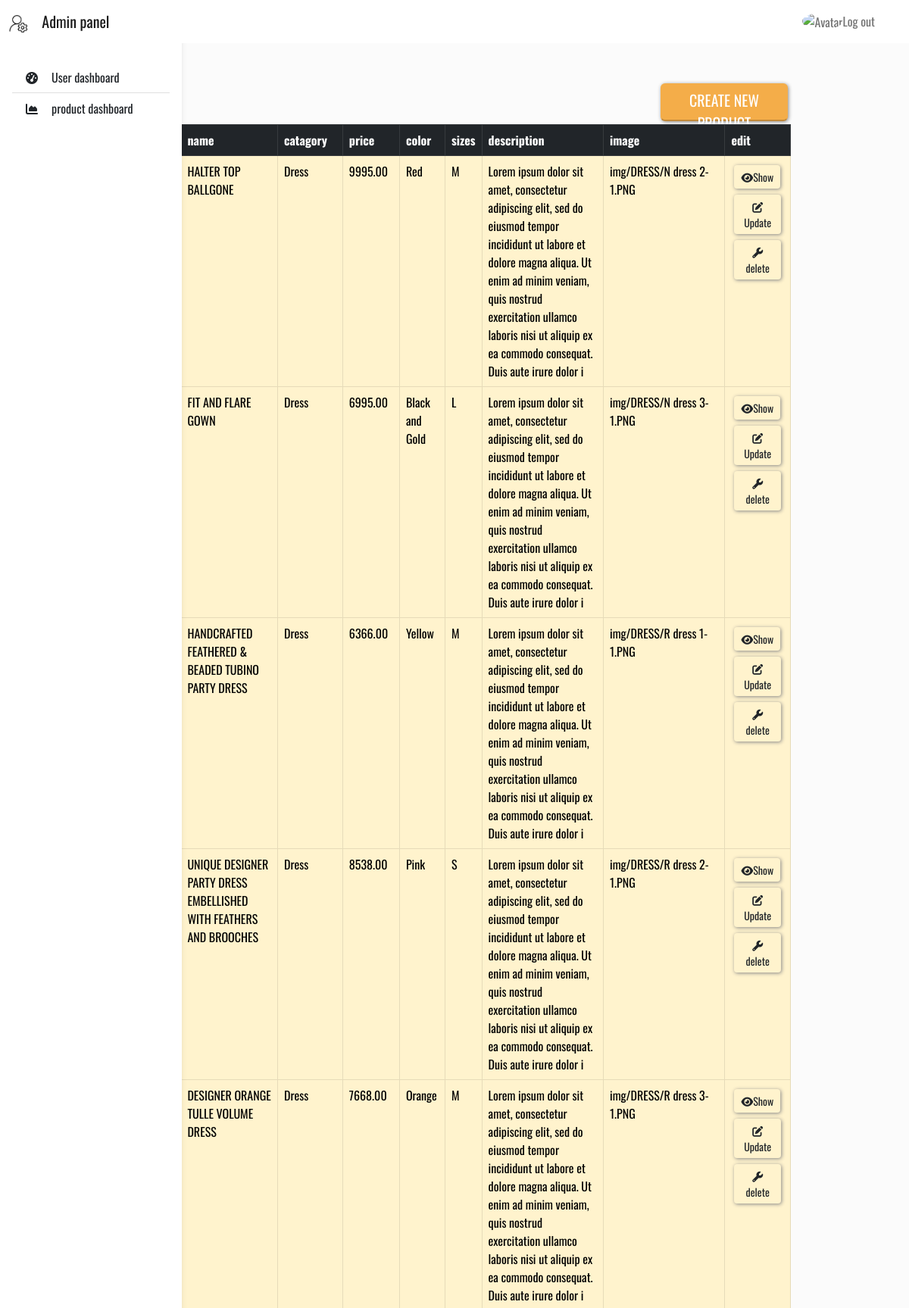
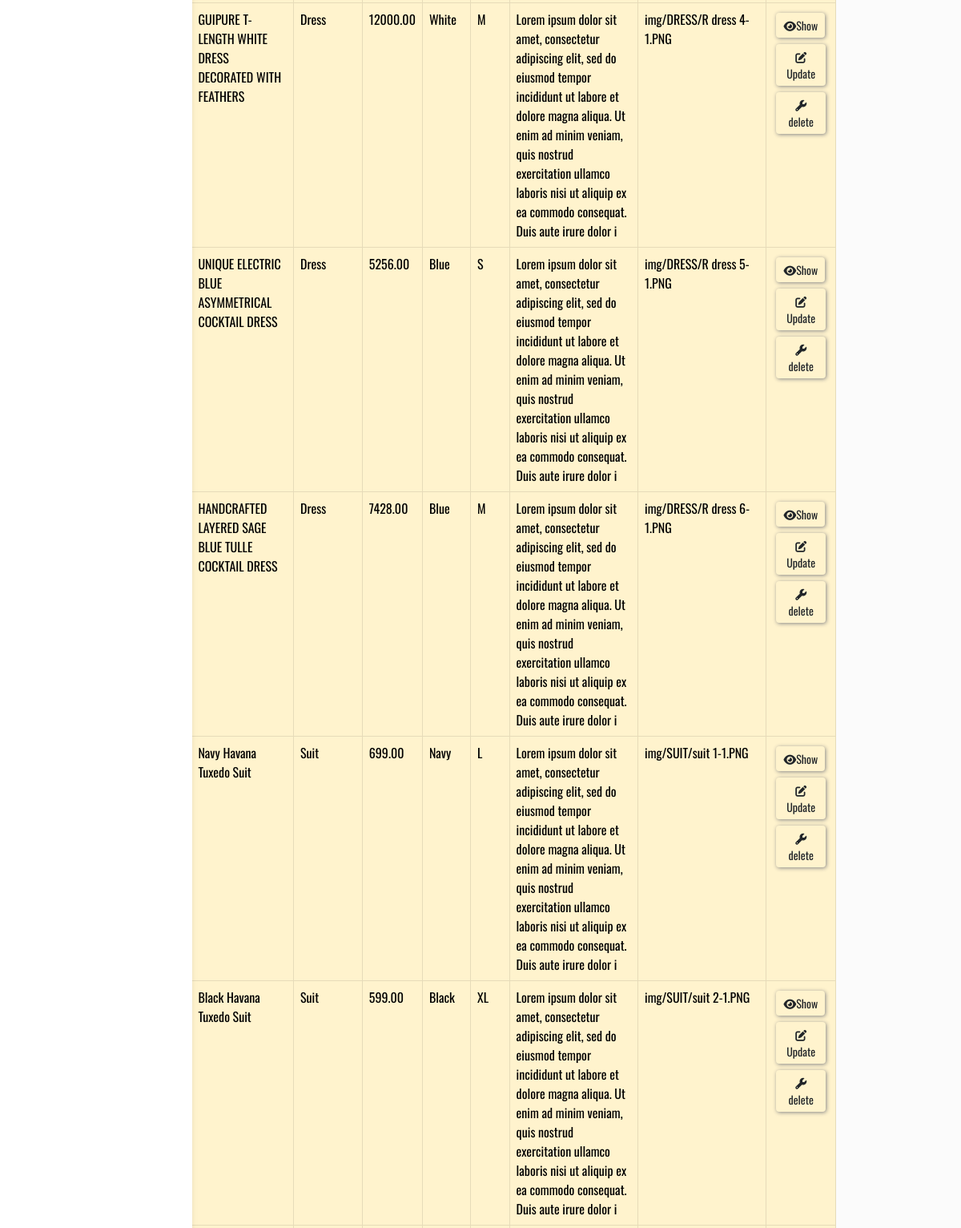
Screenshot of /admin_dashboard/product_dashboard.php (upper part) with the database file from the repository (2 pictures, top to bottom).
### tables this page shows
CREATE TABLE `products` (
  `product_id` int(11) NOT NULL,
  `product_image` varchar(255) NOT NULL,
  `product_name` varchar(255) NOT NULL,
  `product_category` varchar(255) NOT NULL,
  `product_price` float(110,2) NOT NULL,
  `product_quantity` int(100) NOT NULL,
  `product_color` varchar(255) NOT NULL,
  `product_size` enum('S','M','L','XL','39','40','41','42','43','') NOT NULL,
  `total_product_quantity` int(14) NOT NULL,
  `product_description` varchar(255) NOT NULL,
  `is_deleted` tinyint(4) NOT NULL,
  `created_at` timestamp NOT NULL DEFAULT current_timestamp(),
  `updated_at` timestamp NOT NULL DEFAULT current_timestamp()
);

### admin_dashboard/product_dashboard.php (the view, shortened to what this page needs)
<?php
include "../connection.php";
?>
<!DOCTYPE html>
<html lang="en">
<head>
<link href="https://cdn.jsdelivr.net/npm/bootstrap@5.2.0-beta1/dist/css/bootstrap.min.css" rel="stylesheet">
    <link rel="stylesheet" href="user_dashboard.css?v=<?php echo time(); ?>">
    <link rel="stylesheet" href="dashboard.css?v=<?php echo time(); ?>">
</head>
<body>
<header  >
            <nav id="sidebarMenu" class="collapse d-lg-block sidebar collapse bg-white">
              <div class="position-sticky">
                <div class="list-group list-group-flush mx-3 mt-4">
                  <a href="user_dashboard.php" class="list-group-item list-group-item-action py-2 ripple" aria-current="true">
                    <i class="fas fa-tachometer-alt fa-fw me-3"></i><span>User dashboard</span>
                  </a>
                  <a href="product_dashboard.php" class="list-group-item list-group-item-action py-2 ripple ">
                    <i class="fas fa-chart-area fa-fw me-3"></i><span>product dashboard</span>
                  </a>
                </div>
              </div>
            </nav>
            <nav id="main-navbar" class="navbar navbar-expand-lg navbar-light bg-white fixed-top">
              <div class="container-fluid">
                <a class="navbar-brand" href="dashboard.php">
                  <img height="25" alt="MDB Logo"
                    loading="lazy" />
                    &nbsp;&nbsp; Admin panel
                </a>
                <ul class="navbar-nav ms-auto d-flex flex-row">
                    <a class="nav-link avatar_logout hidden-arrow d-flex align-items-center" href="../loginPage/login.php"
                      id="navbarDropdownMenuLink" role="button"  aria-expanded="false">
                      <img src="https://icon-library.com/images/avatar-icon-images/avatar-icon-images-4.jpg" class="rounded-circle"
                        height="22" alt="Avatar" loading="lazy" />
                        Log out
                    </a>
              </div>
            </nav>
          </header>
          <main style="margin-top: 58px;">
            <div class="container pt-4"></div>
          </main>
  <br>
<div class="dbcontainer" >
<button type="button" class="btn btn-sunny  text-uppercase"><a class="a_button_create" href="product_create.php">create new product</a></button>
<table class="table container table-bordered table-dark">
  <thead>
    <tr>
      <th scope="col">id</th>
      <th scope="col">name</th>
      <th scope="col">catagory</th>
      <th scope="col">price</th>
      <th scope="col">color</th>
      <th scope="col">sizes</th>
      <th scope="col">description</th>
      <th scope="col">image</th>
      <th scope="col">edit</th>
    </tr>
  </thead>
  <tbody class="table-warning">
    <?php
    $stmt = $conn->query("SELECT * FROM products");
    while($product = $stmt->fetch_assoc())
    {
      if($product['is_deleted']== 0)
      {
        echo "<tr>
        <th scope='row'>$product[product_id]</th>
        <td>$product[product_name]</td>
        <td>$product[product_category]</td>
        <td>$product[product_price]</td>
        <td>$product[product_color]</td>
        <td>$product[product_size]</td>
        <td>$product[product_description]</td>
        <td>$product[product_image]</td>
        <td> ";
        echo '<a href="../singleProduct.php?id='. $product['product_id'] .'"<button  class="btn  btn-sm"><i class="fa-solid fa-eye"></i>Show</button></a>';
        echo '<a href="product_update.php?id='. $product['product_id'] .'"<button  class="btn  btn-sm"><i class="fa-solid fa-pen-to-square"></i>Update</button></a>';
        echo '<a href="product_delete.php?id='. $product['product_id'] .'"<button  class="btn  btn-sm"><i class="fa-solid fa-wrench"></i>delete</button></a>';
      echo "</tr>";
      }
    };
    ?>
  </tbody>
</table>
</body>
</html>

### admin_dashboard/user_dashboard.css (style rules this page uses)
.a_button_create { font-size: 20px; text-decoration: none; color: black; }
body { font-family: 'Oswald', sans-serif; display: flex; flex-direction: column; align-items: center; }
.avatar_logout { margin-right: 25px; }
.btn { margin: 4px; box-shadow: 1px 1px 5px #888888; }
.btn-sunny { height: 50px; width: 20%; color: #fff; background-color: #f4ad49; border-bottom:2px solid #c38a3a; }
.btn-sunny a { color:rgb(255, 255, 255); }

### admin_dashboard/dashboard.css (style rules this page uses)
body { background-color: #fbfbfb; }
@media (min-width: 991.98px) { main { padding-left: 240px; } }
.dbcontainer { width:70%; margin-left: 4%; display: flex; flex-direction: column; align-items:flex-end; }
.sidebar { position: fixed; top: 0; bottom: 0; left: 0; padding: 58px 0 0; box-shadow: 0 2px 5px 0 rgb(0 0 0 / 5%), 0 2px 10px 0 rgb(0 0 0 / 5%); width: 240px; z-index: 600; }

### rows the page displays
products: product_name "HALTER TOP BALLGONE", product_category "Dress", product_price "9995.00", product_color "Red", product_size "M", product_description "Lorem ipsum dolor sit amet, consectetur adipiscing elit, sed do eiusmod tempor incididunt ut labore et dolore magna aliqua. Ut enim ad minim veniam, quis nostrud exercitation ullamco laboris nisi ut aliquip ex ea commodo consequat. Duis aute irure dolor i", product_image "img/DRESS/N dress 2-1.PNG"
products: product_name "FIT AND FLARE GOWN", product_category "Dress", product_price "6995.00", product_color "Black and Gold", product_size "L", product_description "Lorem ipsum dolor sit amet, consectetur adipiscing elit, sed do eiusmod tempor incididunt ut labore et dolore magna aliqua. Ut enim ad minim veniam, quis nostrud exercitation ullamco laboris nisi ut aliquip ex ea commodo consequat. Duis aute irure dolor i", product_image "img/DRESS/N dress 3-1.PNG"
products: product_name "HANDCRAFTED FEATHERED & BEADED TUBINO PARTY DRESS", product_category "Dress", product_price "6366.00", product_color "Yellow", product_size "M", product_description "Lorem ipsum dolor sit amet, consectetur adipiscing elit, sed do eiusmod tempor incididunt ut labore et dolore magna aliqua. Ut enim ad minim veniam, quis nostrud exercitation ullamco laboris nisi ut aliquip ex ea commodo consequat. Duis aute irure dolor i", product_image "img/DRESS/R dress 1-1.PNG"
products: product_name "UNIQUE DESIGNER PARTY DRESS EMBELLISHED WITH FEATHERS AND BROOCHES", product_category "Dress", product_price "8538.00", product_color "Pink", product_size "S", product_description "Lorem ipsum dolor sit amet, consectetur adipiscing elit, sed do eiusmod tempor incididunt ut labore et dolore magna aliqua. Ut enim ad minim veniam, quis nostrud exercitation ullamco laboris nisi ut aliquip ex ea commodo consequat. Duis aute irure dolor i", product_image "img/DRESS/R dress 2-1.PNG"
products: product_name "DESIGNER ORANGE TULLE VOLUME DRESS", product_category "Dress", product_price "7668.00", product_color "Orange", product_size "M", product_description "Lorem ipsum dolor sit amet, consectetur adipiscing elit, sed do eiusmod tempor incididunt ut labore et dolore magna aliqua. Ut enim ad minim veniam, quis nostrud exercitation ullamco laboris nisi ut aliquip ex ea commodo consequat. Duis aute irure dolor i", product_image "img/DRESS/R dress 3-1.PNG"
products: product_name "GUIPURE T- LENGTH WHITE DRESS DECORATED WITH FEATHERS", product_category "Dress", product_price "12000.00", product_color "White", product_size "M", product_description "Lorem ipsum dolor sit amet, consectetur adipiscing elit, sed do eiusmod tempor incididunt ut labore et dolore magna aliqua. Ut enim ad minim veniam, quis nostrud exercitation ullamco laboris nisi ut aliquip ex ea commodo consequat. Duis aute irure dolor i", product_image "img/DRESS/R dress 4-1.PNG"
products: product_name "UNIQUE ELECTRIC BLUE ASYMMETRICAL COCKTAIL DRESS", product_category "Dress", product_price "5256.00", product_color "Blue", product_size "S", product_description "Lorem ipsum dolor sit amet, consectetur adipiscing elit, sed do eiusmod tempor incididunt ut labore et dolore magna aliqua. Ut enim ad minim veniam, quis nostrud exercitation ullamco laboris nisi ut aliquip ex ea commodo consequat. Duis aute irure dolor i", product_image "img/DRESS/R dress 5-1.PNG"
products: product_name "HANDCRAFTED LAYERED SAGE BLUE TULLE COCKTAIL DRESS", product_category "Dress", product_price "7428.00", product_color "Blue", product_size "M", product_description "Lorem ipsum dolor sit amet, consectetur adipiscing elit, sed do eiusmod tempor incididunt ut labore et dolore magna aliqua. Ut enim ad minim veniam, quis nostrud exercitation ullamco laboris nisi ut aliquip ex ea commodo consequat. Duis aute irure dolor i", product_image "img/DRESS/R dress 6-1.PNG"
products: product_name "Navy Havana Tuxedo Suit", product_category "Suit", product_price "699.00", product_color "Navy", product_size "L", product_description "Lorem ipsum dolor sit amet, consectetur adipiscing elit, sed do eiusmod tempor incididunt ut labore et dolore magna aliqua. Ut enim ad minim veniam, quis nostrud exercitation ullamco laboris nisi ut aliquip ex ea commodo consequat. Duis aute irure dolor i", product_image "img/SUIT/suit 1-1.PNG"
products: product_name "Black Havana Tuxedo Suit", product_category "Suit", product_price "599.00", product_color "Black", product_size "XL", product_description "Lorem ipsum dolor sit amet, consectetur adipiscing elit, sed do eiusmod tempor incididunt ut labore et dolore magna aliqua. Ut enim ad minim veniam, quis nostrud exercitation ullamco laboris nisi ut aliquip ex ea commodo consequat. Duis aute irure dolor i", product_image "img/SUIT/suit 2-1.PNG"
